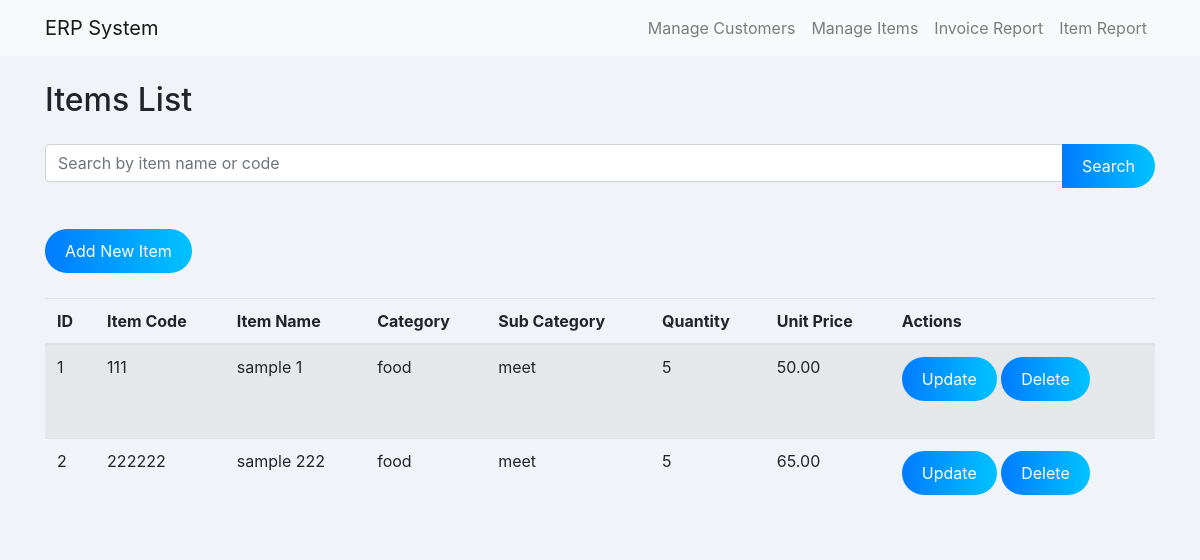
The page /items/index.php on the database its author committed.
### tables this page shows
CREATE TABLE `items` (
  `item_id` int(11) NOT NULL,
  `item_code` varchar(20) DEFAULT NULL,
  `item_name` varchar(100) DEFAULT NULL,
  `item_category` varchar(50) DEFAULT NULL,
  `item_sub_category` varchar(50) DEFAULT NULL,
  `quantity` int(11) DEFAULT NULL,
  `unit_price` decimal(10,2) DEFAULT NULL
);

### items/index.php (the view, shortened to what this page needs)
<?php
include('../includes/database.php');
include('../includes/navbar.php');
$searchTerm = '';
?>
<!DOCTYPE html>
<html lang="en">
<head>
    <link rel="stylesheet" href="../css/bootstrap.min.css">
    <link rel="stylesheet" href="../css/dashboard.css">
</head>
<body>
<div class="container">
    <h2>Items List</h2>
    <form method="POST" class="mb-3">
        <div class="input-group">
            <input type="text" name="search_term" class="form-control" placeholder="Search by item name or code" value="<?php echo htmlspecialchars($searchTerm); ?>">
            <div class="input-group-append">
                <button type="submit" name="search" class="btn btn-primary">Search</button>
            </div>
        </div>
    </form>
    <a href="add.php" class="btn btn-success">Add New Item</a>
    <table class="table table-striped">
        <thead>
        <tr>
            <th>ID</th>
            <th>Item Code</th>
            <th>Item Name</th>
            <th>Category</th>
            <th>Sub Category</th>
            <th>Quantity</th>
            <th>Unit Price</th>
            <th>Actions</th>
        </tr>
        </thead>
        <tbody>
        <?php
        $query = "SELECT * FROM items";
        $stmt = $conn->prepare($query);
        $stmt->execute();
        $result = $stmt->get_result();
        while ($row = $result->fetch_assoc()) {
            echo "<tr>
                    <td>{$row['item_id']}</td>
                    <td>{$row['item_code']}</td>
                    <td>{$row['item_name']}</td>
                    <td>{$row['item_category']}</td>
                    <td>{$row['item_sub_category']}</td>
                    <td>{$row['quantity']}</td>
                    <td>{$row['unit_price']}</td>
                    <td>
                        <a href='update_item.php?id={$row['item_id']}' class='btn btn-primary'>Update</a>
                        <form action='delete_item.php' method='POST' style='display:inline;'>
                            <input type='hidden' name='item_id' value='{$row['item_id']}'>
                            <button type='submit' class='btn btn-danger' onclick='return confirm(\"Are you sure you want to delete this item?\");'>Delete</button>
                        </form>
                    </td>
                </tr>";
        }
        ?>
        </tbody>
    </table>
</div>
</body>
</html>

### css/dashboard.css (style rules this page uses)
body { background-color: #f0f4f8; }
h2 { margin: 25px 0; }
.btn { font-size: 16px; padding: 10px 20px; border-radius: 50px; background: linear-gradient(90deg, #007bff, #00c3ff); border: none; color: white; transition: background 0.3s ease; margin-bottom: 25px; }

### rows shown on the page
items: item_id "1", item_code "111", item_name "sample 1", item_category "food", item_sub_category "meet", quantity "5", unit_price "50.00"
items: item_id "2", item_code "222222", item_name "sample 222", item_category "food", item_sub_category "meet", quantity "5", unit_price "65.00"
